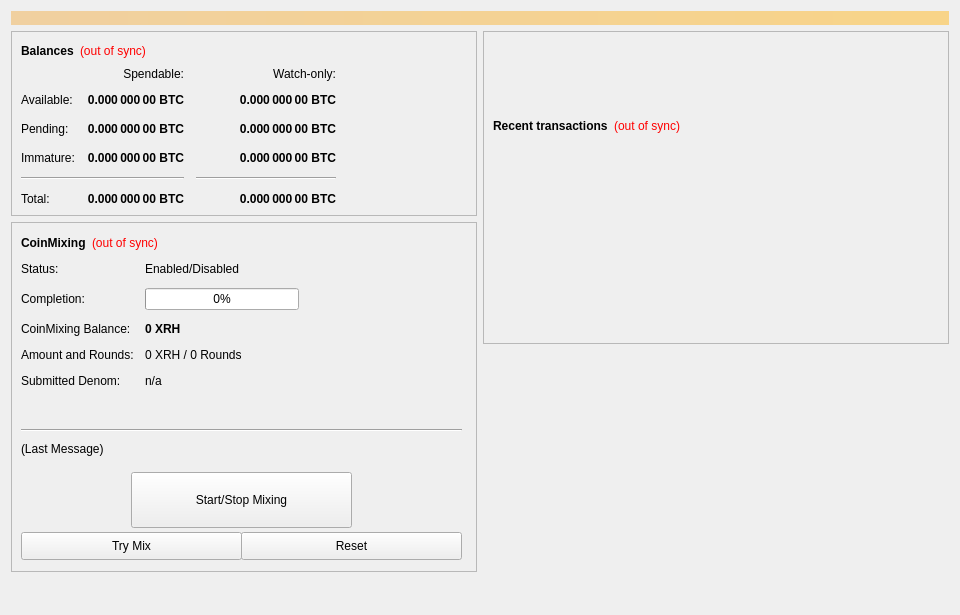
<?xml version="1.0" encoding="UTF-8"?>
<ui version="4.0">
 <class>OverviewPage</class>
 <widget class="QWidget" name="OverviewPage">
  <property name="geometry">
   <rect>
    <x>0</x>
    <y>0</y>
    <width>960</width>
    <height>615</height>
   </rect>
  </property>
  <property name="minimumSize">
   <size>
    <width>960</width>
    <height>0</height>
   </size>
  </property>
  <property name="windowTitle">
   <string>Form</string>
  </property>
  <layout class="QVBoxLayout" name="topLayout">
   <item>
    <widget class="QLabel" name="labelAlerts">
     <property name="visible">
      <bool>false</bool>
     </property>
     <property name="styleSheet">
      <string notr="true">background-color: qlineargradient(x1: 0, y1: 0, x2: 1, y2: 0, stop:0 #F0D0A0, stop:1 #F8D488); color:#000000;</string>
     </property>
     <property name="wordWrap">
      <bool>true</bool>
     </property>
     <property name="margin">
      <number>3</number>
     </property>
    </widget>
   </item>
   <item>
    <layout class="QHBoxLayout" name="horizontalLayout" stretch="1,1">
     <item>
      <layout class="QVBoxLayout" name="verticalLayout_2">
       <item>
        <widget class="QFrame" name="frame">
         <property name="frameShape">
          <enum>QFrame::StyledPanel</enum>
         </property>
         <property name="frameShadow">
          <enum>QFrame::Raised</enum>
         </property>
         <layout class="QVBoxLayout" name="verticalLayout_4">
          <item>
           <layout class="QHBoxLayout" name="horizontalLayout_4">
            <item>
             <widget class="QLabel" name="label_5">
              <property name="font">
               <font>
                <weight>75</weight>
                <bold>true</bold>
               </font>
              </property>
              <property name="text">
               <string>Balances</string>
              </property>
             </widget>
            </item>
            <item>
             <widget class="QLabel" name="labelWalletStatus">
              <property name="cursor">
               <cursorShape>WhatsThisCursor</cursorShape>
              </property>
              <property name="toolTip">
               <string>The displayed information may be out of date. Your wallet automatically synchronizes with the Rhenium network after a connection is established, but this process has not completed yet.</string>
              </property>
              <property name="styleSheet">
               <string notr="true">QLabel { color: red; }</string>
              </property>
              <property name="text">
               <string notr="true">(out of sync)</string>
              </property>
              <property name="alignment">
               <set>Qt::AlignLeading|Qt::AlignLeft|Qt::AlignVCenter</set>
              </property>
             </widget>
            </item>
            <item>
             <spacer name="horizontalSpacer_3">
              <property name="orientation">
               <enum>Qt::Horizontal</enum>
              </property>
              <property name="sizeHint" stdset="0">
               <size>
                <width>40</width>
                <height>20</height>
               </size>
              </property>
             </spacer>
            </item>
           </layout>
          </item>
          <item>
           <layout class="QGridLayout" name="gridLayout">
            <property name="spacing">
             <number>12</number>
            </property>
            <item row="2" column="2">
             <widget class="QLabel" name="labelWatchPending">
              <property name="font">
               <font>
                <weight>75</weight>
                <bold>true</bold>
               </font>
              </property>
              <property name="cursor">
               <cursorShape>IBeamCursor</cursorShape>
              </property>
              <property name="toolTip">
               <string>Unconfirmed transactions to watch-only addresses</string>
              </property>
              <property name="text">
               <string notr="true">0.000 000 00 BTC</string>
              </property>
              <property name="alignment">
               <set>Qt::AlignRight|Qt::AlignTrailing|Qt::AlignVCenter</set>
              </property>
              <property name="textInteractionFlags">
               <set>Qt::LinksAccessibleByMouse|Qt::TextSelectableByKeyboard|Qt::TextSelectableByMouse</set>
              </property>
             </widget>
            </item>
            <item row="2" column="1">
             <widget class="QLabel" name="labelUnconfirmed">
              <property name="font">
               <font>
                <weight>75</weight>
                <bold>true</bold>
               </font>
              </property>
              <property name="cursor">
               <cursorShape>IBeamCursor</cursorShape>
              </property>
              <property name="toolTip">
               <string>Total of transactions that have yet to be confirmed, and do not yet count toward the spendable balance</string>
              </property>
              <property name="text">
               <string notr="true">0.000 000 00 BTC</string>
              </property>
              <property name="alignment">
               <set>Qt::AlignRight|Qt::AlignTrailing|Qt::AlignVCenter</set>
              </property>
              <property name="textInteractionFlags">
               <set>Qt::LinksAccessibleByMouse|Qt::TextSelectableByKeyboard|Qt::TextSelectableByMouse</set>
              </property>
             </widget>
            </item>
            <item row="3" column="2">
             <widget class="QLabel" name="labelWatchImmature">
              <property name="font">
               <font>
                <weight>75</weight>
                <bold>true</bold>
               </font>
              </property>
              <property name="cursor">
               <cursorShape>IBeamCursor</cursorShape>
              </property>
              <property name="toolTip">
               <string>Staked or masternode rewards in watch-only addresses that has not yet matured</string>
              </property>
              <property name="text">
               <string notr="true">0.000 000 00 BTC</string>
              </property>
              <property name="alignment">
               <set>Qt::AlignRight|Qt::AlignTrailing|Qt::AlignVCenter</set>
              </property>
              <property name="textInteractionFlags">
               <set>Qt::LinksAccessibleByMouse|Qt::TextSelectableByKeyboard|Qt::TextSelectableByMouse</set>
              </property>
             </widget>
            </item>
            <item row="4" column="0" colspan="2">
             <widget class="Line" name="lineSpendableBalance">
              <property name="orientation">
               <enum>Qt::Horizontal</enum>
              </property>
             </widget>
            </item>
            <item row="4" column="2">
             <widget class="Line" name="lineWatchBalance">
              <property name="sizePolicy">
               <sizepolicy hsizetype="Preferred" vsizetype="Fixed">
                <horstretch>0</horstretch>
                <verstretch>0</verstretch>
               </sizepolicy>
              </property>
              <property name="minimumSize">
               <size>
                <width>140</width>
                <height>0</height>
               </size>
              </property>
              <property name="orientation">
               <enum>Qt::Horizontal</enum>
              </property>
             </widget>
            </item>
            <item row="5" column="0">
             <widget class="QLabel" name="labelTotalText">
              <property name="text">
               <string>Total:</string>
              </property>
             </widget>
            </item>
            <item row="3" column="1">
             <widget class="QLabel" name="labelImmature">
              <property name="font">
               <font>
                <weight>75</weight>
                <bold>true</bold>
               </font>
              </property>
              <property name="cursor">
               <cursorShape>IBeamCursor</cursorShape>
              </property>
              <property name="toolTip">
               <string>Staked or masternode rewards that has not yet matured</string>
              </property>
              <property name="text">
               <string notr="true">0.000 000 00 BTC</string>
              </property>
              <property name="alignment">
               <set>Qt::AlignRight|Qt::AlignTrailing|Qt::AlignVCenter</set>
              </property>
              <property name="textInteractionFlags">
               <set>Qt::LinksAccessibleByMouse|Qt::TextSelectableByKeyboard|Qt::TextSelectableByMouse</set>
              </property>
             </widget>
            </item>
            <item row="2" column="3">
             <spacer name="horizontalSpacer_2">
              <property name="orientation">
               <enum>Qt::Horizontal</enum>
              </property>
              <property name="sizeHint" stdset="0">
               <size>
                <width>40</width>
                <height>20</height>
               </size>
              </property>
             </spacer>
            </item>
            <item row="3" column="0">
             <widget class="QLabel" name="labelImmatureText">
              <property name="text">
               <string>Immature:</string>
              </property>
             </widget>
            </item>
            <item row="5" column="1">
             <widget class="QLabel" name="labelTotal">
              <property name="font">
               <font>
                <weight>75</weight>
                <bold>true</bold>
               </font>
              </property>
              <property name="cursor">
               <cursorShape>IBeamCursor</cursorShape>
              </property>
              <property name="toolTip">
               <string>Your current total balance</string>
              </property>
              <property name="text">
               <string notr="true">0.000 000 00 BTC</string>
              </property>
              <property name="alignment">
               <set>Qt::AlignRight|Qt::AlignTrailing|Qt::AlignVCenter</set>
              </property>
              <property name="textInteractionFlags">
               <set>Qt::LinksAccessibleByMouse|Qt::TextSelectableByKeyboard|Qt::TextSelectableByMouse</set>
              </property>
             </widget>
            </item>
            <item row="5" column="2">
             <widget class="QLabel" name="labelWatchTotal">
              <property name="font">
               <font>
                <weight>75</weight>
                <bold>true</bold>
               </font>
              </property>
              <property name="cursor">
               <cursorShape>IBeamCursor</cursorShape>
              </property>
              <property name="toolTip">
               <string>Current total balance in watch-only addresses</string>
              </property>
              <property name="text">
               <string notr="true">0.000 000 00 BTC</string>
              </property>
              <property name="alignment">
               <set>Qt::AlignRight|Qt::AlignTrailing|Qt::AlignVCenter</set>
              </property>
              <property name="textInteractionFlags">
               <set>Qt::LinksAccessibleByMouse|Qt::TextSelectableByKeyboard|Qt::TextSelectableByMouse</set>
              </property>
             </widget>
            </item>
            <item row="0" column="2">
             <widget class="QLabel" name="labelWatchonly">
              <property name="text">
               <string>Watch-only:</string>
              </property>
              <property name="alignment">
               <set>Qt::AlignRight|Qt::AlignTrailing|Qt::AlignVCenter</set>
              </property>
             </widget>
            </item>
            <item row="1" column="0">
             <widget class="QLabel" name="labelBalanceText">
              <property name="text">
               <string>Available:</string>
              </property>
             </widget>
            </item>
            <item row="1" column="1">
             <widget class="QLabel" name="labelBalance">
              <property name="font">
               <font>
                <weight>75</weight>
                <bold>true</bold>
               </font>
              </property>
              <property name="cursor">
               <cursorShape>IBeamCursor</cursorShape>
              </property>
              <property name="toolTip">
               <string>Your current spendable balance</string>
              </property>
              <property name="text">
               <string notr="true">0.000 000 00 BTC</string>
              </property>
              <property name="alignment">
               <set>Qt::AlignRight|Qt::AlignTrailing|Qt::AlignVCenter</set>
              </property>
              <property name="textInteractionFlags">
               <set>Qt::LinksAccessibleByMouse|Qt::TextSelectableByKeyboard|Qt::TextSelectableByMouse</set>
              </property>
             </widget>
            </item>
            <item row="1" column="2">
             <widget class="QLabel" name="labelWatchAvailable">
              <property name="font">
               <font>
                <weight>75</weight>
                <bold>true</bold>
               </font>
              </property>
              <property name="cursor">
               <cursorShape>IBeamCursor</cursorShape>
              </property>
              <property name="toolTip">
               <string>Your current balance in watch-only addresses</string>
              </property>
              <property name="text">
               <string notr="true">0.000 000 00 BTC</string>
              </property>
              <property name="alignment">
               <set>Qt::AlignRight|Qt::AlignTrailing|Qt::AlignVCenter</set>
              </property>
              <property name="textInteractionFlags">
               <set>Qt::LinksAccessibleByMouse|Qt::TextSelectableByKeyboard|Qt::TextSelectableByMouse</set>
              </property>
             </widget>
            </item>
            <item row="2" column="0">
             <widget class="QLabel" name="labelPendingText">
              <property name="text">
               <string>Pending:</string>
              </property>
             </widget>
            </item>
            <item row="0" column="1">
             <widget class="QLabel" name="labelSpendable">
              <property name="text">
               <string>Spendable:</string>
              </property>
              <property name="alignment">
               <set>Qt::AlignRight|Qt::AlignTrailing|Qt::AlignVCenter</set>
              </property>
             </widget>
            </item>
           </layout>
          </item>
         </layout>
        </widget>
       </item>
       <item>
        <widget class="QFrame" name="frameCoinMixing">
         <property name="minimumSize">
          <size>
           <width>0</width>
           <height>350</height>
          </size>
         </property>
         <property name="layoutDirection">
          <enum>Qt::LeftToRight</enum>
         </property>
         <property name="frameShape">
          <enum>QFrame::StyledPanel</enum>
         </property>
         <property name="frameShadow">
          <enum>QFrame::Raised</enum>
         </property>
         <widget class="QWidget" name="formLayoutWidget">
          <property name="geometry">
           <rect>
            <x>10</x>
            <y>40</y>
            <width>451</width>
            <height>161</height>
           </rect>
          </property>
          <layout class="QFormLayout" name="formLayout">
           <property name="fieldGrowthPolicy">
            <enum>QFormLayout::AllNonFixedFieldsGrow</enum>
           </property>
           <property name="horizontalSpacing">
            <number>11</number>
           </property>
           <property name="verticalSpacing">
            <number>12</number>
           </property>
           <item row="0" column="0">
            <widget class="QLabel" name="label_6">
             <property name="text">
              <string>Status:</string>
             </property>
            </widget>
           </item>
           <item row="1" column="0">
            <widget class="QLabel" name="label_7">
             <property name="text">
              <string>Completion:</string>
             </property>
            </widget>
           </item>
           <item row="1" column="1">
            <widget class="QProgressBar" name="coinmixingProgress">
             <property name="maximumSize">
              <size>
               <width>154</width>
               <height>16777215</height>
              </size>
             </property>
             <property name="value">
              <number>0</number>
             </property>
            </widget>
           </item>
           <item row="2" column="0">
            <widget class="QLabel" name="labelAnonymizedText">
             <property name="text">
              <string>CoinMixing Balance:</string>
             </property>
            </widget>
           </item>
           <item row="2" column="1">
            <widget class="QLabel" name="labelAnonymized">
             <property name="font">
              <font>
               <weight>75</weight>
               <bold>true</bold>
              </font>
             </property>
             <property name="text">
              <string notr="true">0 XRH</string>
             </property>
            </widget>
           </item>
           <item row="3" column="0">
            <widget class="QLabel" name="label_8">
             <property name="text">
              <string>Amount and Rounds:</string>
             </property>
            </widget>
           </item>
           <item row="3" column="1">
            <widget class="QLabel" name="labelAmountRounds">
             <property name="text">
              <string>0 XRH / 0 Rounds</string>
             </property>
            </widget>
           </item>
           <item row="4" column="0">
            <widget class="QLabel" name="label_9">
             <property name="text">
              <string>Submitted Denom:</string>
             </property>
            </widget>
           </item>
           <item row="4" column="1">
            <widget class="QLabel" name="labelSubmittedDenom">
             <property name="toolTip">
              <string>The denominations you submitted to the Masternode.&lt;br&gt;To mix, other users must submit the exact same denominations.</string>
             </property>
             <property name="text">
              <string>n/a</string>
             </property>
            </widget>
           </item>
           <item row="0" column="1">
            <widget class="QLabel" name="coinmixingEnabled">
             <property name="text">
              <string>Enabled/Disabled</string>
             </property>
            </widget>
           </item>
          </layout>
         </widget>
         <widget class="QPushButton" name="runAutoDenom">
          <property name="geometry">
           <rect>
            <x>251</x>
            <y>17</y>
            <width>1</width>
            <height>1</height>
           </rect>
          </property>
          <property name="palette">
           <palette>
            <active>
             <colorrole role="WindowText">
              <brush brushstyle="SolidPattern">
               <color alpha="255">
                <red>0</red>
                <green>0</green>
                <blue>0</blue>
               </color>
              </brush>
             </colorrole>
             <colorrole role="Button">
              <brush brushstyle="SolidPattern">
               <color alpha="255">
                <red>239</red>
                <green>238</green>
                <blue>238</blue>
               </color>
              </brush>
             </colorrole>
             <colorrole role="Light">
              <brush brushstyle="SolidPattern">
               <color alpha="255">
                <red>255</red>
                <green>255</green>
                <blue>255</blue>
               </color>
              </brush>
             </colorrole>
             <colorrole role="Midlight">
              <brush brushstyle="SolidPattern">
               <color alpha="255">
                <red>247</red>
                <green>246</green>
                <blue>246</blue>
               </color>
              </brush>
             </colorrole>
             <colorrole role="Dark">
              <brush brushstyle="SolidPattern">
               <color alpha="255">
                <red>119</red>
                <green>119</green>
                <blue>119</blue>
               </color>
              </brush>
             </colorrole>
             <colorrole role="Mid">
              <brush brushstyle="SolidPattern">
               <color alpha="255">
                <red>159</red>
                <green>159</green>
                <blue>159</blue>
               </color>
              </brush>
             </colorrole>
             <colorrole role="Text">
              <brush brushstyle="SolidPattern">
               <color alpha="255">
                <red>0</red>
                <green>0</green>
                <blue>0</blue>
               </color>
              </brush>
             </colorrole>
             <colorrole role="BrightText">
              <brush brushstyle="SolidPattern">
               <color alpha="255">
                <red>255</red>
                <green>255</green>
                <blue>255</blue>
               </color>
              </brush>
             </colorrole>
             <colorrole role="ButtonText">
              <brush brushstyle="SolidPattern">
               <color alpha="255">
                <red>0</red>
                <green>0</green>
                <blue>0</blue>
               </color>
              </brush>
             </colorrole>
             <colorrole role="Base">
              <brush brushstyle="SolidPattern">
               <color alpha="255">
                <red>255</red>
                <green>255</green>
                <blue>255</blue>
               </color>
              </brush>
             </colorrole>
             <colorrole role="Window">
              <brush brushstyle="SolidPattern">
               <color alpha="255">
                <red>239</red>
                <green>238</green>
                <blue>238</blue>
               </color>
              </brush>
             </colorrole>
             <colorrole role="Shadow">
              <brush brushstyle="SolidPattern">
               <color alpha="255">
                <red>0</red>
                <green>0</green>
                <blue>0</blue>
               </color>
              </brush>
             </colorrole>
             <colorrole role="AlternateBase">
              <brush brushstyle="SolidPattern">
               <color alpha="255">
                <red>247</red>
                <green>246</green>
                <blue>246</blue>
               </color>
              </brush>
             </colorrole>
             <colorrole role="ToolTipBase">
              <brush brushstyle="SolidPattern">
               <color alpha="255">
                <red>255</red>
                <green>255</green>
                <blue>220</blue>
               </color>
              </brush>
             </colorrole>
             <colorrole role="ToolTipText">
              <brush brushstyle="SolidPattern">
               <color alpha="255">
                <red>0</red>
                <green>0</green>
                <blue>0</blue>
               </color>
              </brush>
             </colorrole>
            </active>
            <inactive>
             <colorrole role="WindowText">
              <brush brushstyle="SolidPattern">
               <color alpha="255">
                <red>0</red>
                <green>0</green>
                <blue>0</blue>
               </color>
              </brush>
             </colorrole>
             <colorrole role="Button">
              <brush brushstyle="SolidPattern">
               <color alpha="255">
                <red>239</red>
                <green>238</green>
                <blue>238</blue>
               </color>
              </brush>
             </colorrole>
             <colorrole role="Light">
              <brush brushstyle="SolidPattern">
               <color alpha="255">
                <red>255</red>
                <green>255</green>
                <blue>255</blue>
               </color>
              </brush>
             </colorrole>
             <colorrole role="Midlight">
              <brush brushstyle="SolidPattern">
               <color alpha="255">
                <red>247</red>
                <green>246</green>
                <blue>246</blue>
               </color>
              </brush>
             </colorrole>
             <colorrole role="Dark">
              <brush brushstyle="SolidPattern">
               <color alpha="255">
                <red>119</red>
                <green>119</green>
                <blue>119</blue>
               </color>
              </brush>
             </colorrole>
             <colorrole role="Mid">
              <brush brushstyle="SolidPattern">
               <color alpha="255">
                <red>159</red>
                <green>159</green>
                <blue>159</blue>
               </color>
              </brush>
             </colorrole>
             <colorrole role="Text">
              <brush brushstyle="SolidPattern">
               <color alpha="255">
                <red>0</red>
                <green>0</green>
                <blue>0</blue>
               </color>
              </brush>
             </colorrole>
             <colorrole role="BrightText">
              <brush brushstyle="SolidPattern">
               <color alpha="255">
                <red>255</red>
                <green>255</green>
                <blue>255</blue>
               </color>
              </brush>
             </colorrole>
             <colorrole role="ButtonText">
              <brush brushstyle="SolidPattern">
               <color alpha="255">
                <red>0</red>
                <green>0</green>
                <blue>0</blue>
               </color>
              </brush>
             </colorrole>
             <colorrole role="Base">
              <brush brushstyle="SolidPattern">
               <color alpha="255">
                <red>255</red>
                <green>255</green>
                <blue>255</blue>
               </color>
              </brush>
             </colorrole>
             <colorrole role="Window">
              <brush brushstyle="SolidPattern">
               <color alpha="255">
                <red>239</red>
                <green>238</green>
                <blue>238</blue>
               </color>
              </brush>
             </colorrole>
             <colorrole role="Shadow">
              <brush brushstyle="SolidPattern">
               <color alpha="255">
                <red>0</red>
                <green>0</green>
                <blue>0</blue>
               </color>
              </brush>
             </colorrole>
             <colorrole role="AlternateBase">
              <brush brushstyle="SolidPattern">
               <color alpha="255">
                <red>247</red>
                <green>246</green>
                <blue>246</blue>
               </color>
              </brush>
             </colorrole>
             <colorrole role="ToolTipBase">
              <brush brushstyle="SolidPattern">
               <color alpha="255">
                <red>255</red>
                <green>255</green>
                <blue>220</blue>
               </color>
              </brush>
             </colorrole>
             <colorrole role="ToolTipText">
              <brush brushstyle="SolidPattern">
               <color alpha="255">
                <red>0</red>
                <green>0</green>
                <blue>0</blue>
               </color>
              </brush>
             </colorrole>
            </inactive>
            <disabled>
             <colorrole role="WindowText">
              <brush brushstyle="SolidPattern">
               <color alpha="255">
                <red>119</red>
                <green>119</green>
                <blue>119</blue>
               </color>
              </brush>
             </colorrole>
             <colorrole role="Button">
              <brush brushstyle="SolidPattern">
               <color alpha="255">
                <red>239</red>
                <green>238</green>
                <blue>238</blue>
               </color>
              </brush>
             </colorrole>
             <colorrole role="Light">
              <brush brushstyle="SolidPattern">
               <color alpha="255">
                <red>255</red>
                <green>255</green>
                <blue>255</blue>
               </color>
              </brush>
             </colorrole>
             <colorrole role="Midlight">
              <brush brushstyle="SolidPattern">
               <color alpha="255">
                <red>247</red>
                <green>246</green>
                <blue>246</blue>
               </color>
              </brush>
             </colorrole>
             <colorrole role="Dark">
              <brush brushstyle="SolidPattern">
               <color alpha="255">
                <red>119</red>
                <green>119</green>
                <blue>119</blue>
               </color>
              </brush>
             </colorrole>
             <colorrole role="Mid">
              <brush brushstyle="SolidPattern">
               <color alpha="255">
                <red>159</red>
                <green>159</green>
                <blue>159</blue>
               </color>
              </brush>
             </colorrole>
             <colorrole role="Text">
              <brush brushstyle="SolidPattern">
               <color alpha="255">
                <red>119</red>
                <green>119</green>
                <blue>119</blue>
               </color>
              </brush>
             </colorrole>
             <colorrole role="BrightText">
              <brush brushstyle="SolidPattern">
               <color alpha="255">
                <red>255</red>
                <green>255</green>
                <blue>255</blue>
               </color>
              </brush>
             </colorrole>
             <colorrole role="ButtonText">
              <brush brushstyle="SolidPattern">
               <color alpha="255">
                <red>119</red>
                <green>119</green>
                <blue>119</blue>
               </color>
              </brush>
             </colorrole>
             <colorrole role="Base">
              <brush brushstyle="SolidPattern">
               <color alpha="255">
                <red>239</red>
                <green>238</green>
                <blue>238</blue>
               </color>
              </brush>
             </colorrole>
             <colorrole role="Window">
              <brush brushstyle="SolidPattern">
               <color alpha="255">
                <red>239</red>
                <green>238</green>
                <blue>238</blue>
               </color>
              </brush>
             </colorrole>
             <colorrole role="Shadow">
              <brush brushstyle="SolidPattern">
               <color alpha="255">
                <red>0</red>
                <green>0</green>
                <blue>0</blue>
               </color>
              </brush>
             </colorrole>
             <colorrole role="AlternateBase">
              <brush brushstyle="SolidPattern">
               <color alpha="255">
                <red>239</red>
                <green>238</green>
                <blue>238</blue>
               </color>
              </brush>
             </colorrole>
             <colorrole role="ToolTipBase">
              <brush brushstyle="SolidPattern">
               <color alpha="255">
                <red>255</red>
                <green>255</green>
                <blue>220</blue>
               </color>
              </brush>
             </colorrole>
             <colorrole role="ToolTipText">
              <brush brushstyle="SolidPattern">
               <color alpha="255">
                <red>0</red>
                <green>0</green>
                <blue>0</blue>
               </color>
              </brush>
             </colorrole>
            </disabled>
           </palette>
          </property>
          <property name="focusPolicy">
           <enum>Qt::NoFocus</enum>
          </property>
          <property name="autoFillBackground">
           <bool>true</bool>
          </property>
          <property name="text">
           <string/>
          </property>
          <property name="flat">
           <bool>true</bool>
          </property>
         </widget>
         <widget class="QPushButton" name="toggleCoinMixing">
          <property name="geometry">
           <rect>
            <x>120</x>
            <y>250</y>
            <width>221</width>
            <height>56</height>
           </rect>
          </property>
          <property name="sizePolicy">
           <sizepolicy hsizetype="MinimumExpanding" vsizetype="Fixed">
            <horstretch>0</horstretch>
            <verstretch>0</verstretch>
           </sizepolicy>
          </property>
          <property name="text">
           <string>Start/Stop Mixing</string>
          </property>
         </widget>
         <widget class="Line" name="lineLastMessage">
          <property name="geometry">
           <rect>
            <x>10</x>
            <y>200</y>
            <width>441</width>
            <height>16</height>
           </rect>
          </property>
          <property name="orientation">
           <enum>Qt::Horizontal</enum>
          </property>
         </widget>
         <widget class="QLabel" name="coinmixingStatus">
          <property name="geometry">
           <rect>
            <x>10</x>
            <y>220</y>
            <width>451</width>
            <height>61</height>
           </rect>
          </property>
          <property name="minimumSize">
           <size>
            <width>288</width>
            <height>43</height>
           </size>
          </property>
          <property name="text">
           <string>(Last Message)</string>
          </property>
          <property name="alignment">
           <set>Qt::AlignLeading|Qt::AlignLeft|Qt::AlignTop</set>
          </property>
          <property name="wordWrap">
           <bool>true</bool>
          </property>
         </widget>
         <widget class="QPushButton" name="coinmixingAuto">
          <property name="geometry">
           <rect>
            <x>10</x>
            <y>310</y>
            <width>221</width>
            <height>28</height>
           </rect>
          </property>
          <property name="sizePolicy">
           <sizepolicy hsizetype="MinimumExpanding" vsizetype="Fixed">
            <horstretch>0</horstretch>
            <verstretch>0</verstretch>
           </sizepolicy>
          </property>
          <property name="toolTip">
           <string>Try to manually submit a CoinMixing request.</string>
          </property>
          <property name="text">
           <string>Try Mix</string>
          </property>
         </widget>
         <widget class="QPushButton" name="coinmixingReset">
          <property name="geometry">
           <rect>
            <x>230</x>
            <y>310</y>
            <width>221</width>
            <height>28</height>
           </rect>
          </property>
          <property name="sizePolicy">
           <sizepolicy hsizetype="MinimumExpanding" vsizetype="Fixed">
            <horstretch>0</horstretch>
            <verstretch>0</verstretch>
           </sizepolicy>
          </property>
          <property name="toolTip">
           <string>Reset the current status of CoinMixing (can interrupt CoinMixing if it's in the process of Mixing, which can cost you money!)</string>
          </property>
          <property name="autoFillBackground">
           <bool>false</bool>
          </property>
          <property name="text">
           <string>Reset</string>
          </property>
         </widget>
         <widget class="QWidget" name="layoutWidget">
          <property name="geometry">
           <rect>
            <x>10</x>
            <y>10</y>
            <width>431</width>
            <height>22</height>
           </rect>
          </property>
          <layout class="QHBoxLayout" name="horizontalLayout_5">
           <item>
            <widget class="QLabel" name="label_2">
             <property name="font">
              <font>
               <weight>75</weight>
               <bold>true</bold>
              </font>
             </property>
             <property name="text">
              <string>CoinMixing</string>
             </property>
            </widget>
           </item>
           <item>
            <widget class="QLabel" name="labelCoinMixingSyncStatus">
             <property name="toolTip">
              <string>The displayed information may be out of date. Your wallet automatically synchronizes with the Rhenium network after a connection is established, but this process has not completed yet.</string>
             </property>
             <property name="styleSheet">
              <string notr="true">QLabel { color: red; }</string>
             </property>
             <property name="text">
              <string notr="true">(out of sync)</string>
             </property>
             <property name="alignment">
              <set>Qt::AlignLeading|Qt::AlignLeft|Qt::AlignVCenter</set>
             </property>
            </widget>
           </item>
           <item>
            <spacer name="horizontalSpacer_4">
             <property name="orientation">
              <enum>Qt::Horizontal</enum>
             </property>
             <property name="sizeHint" stdset="0">
              <size>
               <width>40</width>
               <height>20</height>
              </size>
             </property>
            </spacer>
           </item>
          </layout>
         </widget>
        </widget>
       </item>
       <item>
        <spacer name="verticalSpacer">
         <property name="orientation">
          <enum>Qt::Vertical</enum>
         </property>
         <property name="sizeHint" stdset="0">
          <size>
           <width>20</width>
           <height>40</height>
          </size>
         </property>
        </spacer>
       </item>
      </layout>
     </item>
     <item>
      <layout class="QVBoxLayout" name="verticalLayout_3">
       <item>
        <widget class="QFrame" name="frame_2">
         <property name="frameShape">
          <enum>QFrame::StyledPanel</enum>
         </property>
         <property name="frameShadow">
          <enum>QFrame::Raised</enum>
         </property>
         <layout class="QVBoxLayout" name="verticalLayout">
          <item>
           <spacer name="verticalSpacer_3">
            <property name="orientation">
             <enum>Qt::Vertical</enum>
            </property>
            <property name="sizeType">
             <enum>QSizePolicy::Fixed</enum>
            </property>
            <property name="sizeHint" stdset="0">
             <size>
              <width>20</width>
              <height>75</height>
             </size>
            </property>
           </spacer>
          </item>
          <item>
           <layout class="QHBoxLayout" name="horizontalLayout_2">
            <item>
             <widget class="QLabel" name="label_4">
              <property name="font">
               <font>
                <weight>75</weight>
                <bold>true</bold>
               </font>
              </property>
              <property name="text">
               <string>Recent transactions</string>
              </property>
             </widget>
            </item>
            <item>
             <widget class="QLabel" name="labelTransactionsStatus">
              <property name="cursor">
               <cursorShape>WhatsThisCursor</cursorShape>
              </property>
              <property name="toolTip">
               <string>The displayed information may be out of date. Your wallet automatically synchronizes with the Rhenium network after a connection is established, but this process has not completed yet.</string>
              </property>
              <property name="styleSheet">
               <string notr="true">QLabel { color: red; }</string>
              </property>
              <property name="text">
               <string notr="true">(out of sync)</string>
              </property>
              <property name="alignment">
               <set>Qt::AlignRight|Qt::AlignTrailing|Qt::AlignVCenter</set>
              </property>
             </widget>
            </item>
            <item>
             <spacer name="horizontalSpacer">
              <property name="orientation">
               <enum>Qt::Horizontal</enum>
              </property>
              <property name="sizeHint" stdset="0">
               <size>
                <width>40</width>
                <height>20</height>
               </size>
              </property>
             </spacer>
            </item>
           </layout>
          </item>
          <item>
           <widget class="QListView" name="listTransactions">
            <property name="styleSheet">
             <string notr="true">QListView { background: transparent; }</string>
            </property>
            <property name="frameShape">
             <enum>QFrame::NoFrame</enum>
            </property>
            <property name="verticalScrollBarPolicy">
             <enum>Qt::ScrollBarAlwaysOff</enum>
            </property>
            <property name="horizontalScrollBarPolicy">
             <enum>Qt::ScrollBarAlwaysOff</enum>
            </property>
            <property name="selectionMode">
             <enum>QAbstractItemView::NoSelection</enum>
            </property>
           </widget>
          </item>
         </layout>
        </widget>
       </item>
       <item>
        <spacer name="verticalSpacer_2">
         <property name="orientation">
          <enum>Qt::Vertical</enum>
         </property>
         <property name="sizeType">
          <enum>QSizePolicy::Expanding</enum>
         </property>
         <property name="sizeHint" stdset="0">
          <size>
           <width>20</width>
           <height>40</height>
          </size>
         </property>
        </spacer>
       </item>
      </layout>
     </item>
    </layout>
   </item>
  </layout>
 </widget>
 <resources/>
 <connections/>
</ui>
